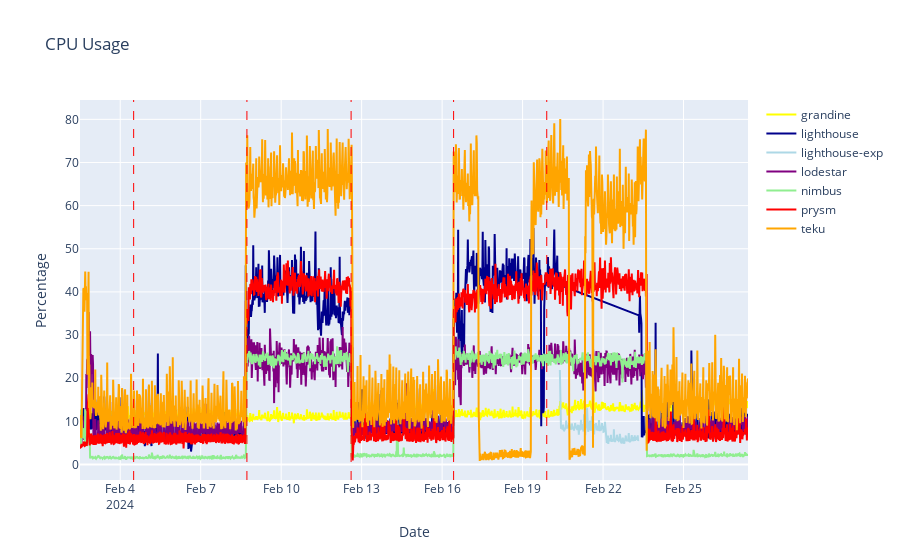

Notebook code for this chart:
### Code cell
# CPU

from base import *
import plotly.graph_objects as go

metric = 'cpu'
df = import_csv(metric)

fig = go.Figure()
for client, data in df.groupby('client'):
		fig.add_trace(
			go.Scatter(
				x=data["date"], 
				y=data["value"], 
				name=client, 
				mode='lines', 
				line=go.scatter.Line(color=colors[client])))

fig = decorate_fig(fig)

fig.update_layout(
	title='CPU Usage',
	xaxis_title="Date",
	yaxis_title="Percentage",
)
fig.show()
fig.write_html(fig_folder + 'cpu.html')

### Figure 1 — Plotly figure (JSON) as saved in the notebook; plotly's stock layout.template omitted (floating-point values rounded to 4 significant figures; data arrays with more than 128 entries replaced by an {"elided": "..."} marker saying what was removed)
{"data": [{"line": {"color": "yellow"}, "marker": {"color": ["red", "darkblue", "lightblue", "orange", "lightgreen", "purple", "yellow"], "line": {"color": "#000000", "width": 2}}, "mode": "lines", "name": "grandine", "type": "scatter", "x": {"elided": "1794 str values"}, "y": {"elided": "1794 float values"}}, {"line": {"color": "darkblue"}, "marker": {"color": ["red", "darkblue", "lightblue", "orange", "lightgreen", "purple", "yellow"], "line": {"color": "#000000", "width": 2}}, "mode": "lines", "name": "lighthouse", "type": "scatter", "x": {"elided": "1582 str values"}, "y": {"elided": "1582 float values"}}, {"line": {"color": "lightblue"}, "marker": {"color": ["red", "darkblue", "lightblue", "orange", "lightgreen", "purple", "yellow"], "line": {"color": "#000000", "width": 2}}, "mode": "lines", "name": "lighthouse-exp", "type": "scatter", "x": {"elided": "212 str values"}, "y": {"elided": "212 float values"}}, {"line": {"color": "purple"}, "marker": {"color": ["red", "darkblue", "lightblue", "orange", "lightgreen", "purple", "yellow"], "line": {"color": "#000000", "width": 2}}, "mode": "lines", "name": "lodestar", "type": "scatter", "x": {"elided": "1794 str values"}, "y": {"elided": "1794 float values"}}, {"line": {"color": "lightgreen"}, "marker": {"color": ["red", "darkblue", "lightblue", "orange", "lightgreen", "purple", "yellow"], "line": {"color": "#000000", "width": 2}}, "mode": "lines", "name": "nimbus", "type": "scatter", "x": {"elided": "1794 str values"}, "y": {"elided": "1794 float values"}}, {"line": {"color": "red"}, "marker": {"color": ["red", "darkblue", "lightblue", "orange", "lightgreen", "purple", "yellow"], "line": {"color": "#000000", "width": 2}}, "mode": "lines", "name": "prysm", "type": "scatter", "x": {"elided": "1793 str values"}, "y": {"elided": "1793 float values"}}, {"line": {"color": "orange"}, "marker": {"color": ["red", "darkblue", "lightblue", "orange", "lightgreen", "purple", "yellow"], "line": {"color": "#000000", "width": 2}}, "mode": "lines", "name": "teku", "type": "scatter", "x": {"elided": "1794 str values"}, "y": {"elided": "1794 float values"}}], "layout": {"shapes": [{"line": {"color": "red", "dash": "dash", "width": 1}, "type": "line", "x0": "2024-02-04T12:00:23", "x1": "2024-02-04T12:00:23", "xref": "x", "y0": 0, "y1": 1, "yref": "y domain"}, {"line": {"color": "red", "dash": "dash", "width": 1}, "type": "line", "x0": "2024-02-08T17:20:23", "x1": "2024-02-08T17:20:23", "xref": "x", "y0": 0, "y1": 1, "yref": "y domain"}, {"line": {"color": "red", "dash": "dash", "width": 1}, "type": "line", "x0": "2024-02-12T14:33:59", "x1": "2024-02-12T14:33:59", "xref": "x", "y0": 0, "y1": 1, "yref": "y domain"}, {"line": {"color": "red", "dash": "dash", "width": 1}, "type": "line", "x0": "2024-02-16T10:16:23", "x1": "2024-02-16T10:16:23", "xref": "x", "y0": 0, "y1": 1, "yref": "y domain"}, {"line": {"color": "red", "dash": "dash", "width": 1}, "type": "line", "x0": "2024-02-19T21:36:23", "x1": "2024-02-19T21:36:23", "xref": "x", "y0": 0, "y1": 1, "yref": "y domain"}], "title": {"text": "CPU Usage"}, "xaxis": {"title": {"text": "Date"}}, "yaxis": {"title": {"text": "Percentage"}}}}
